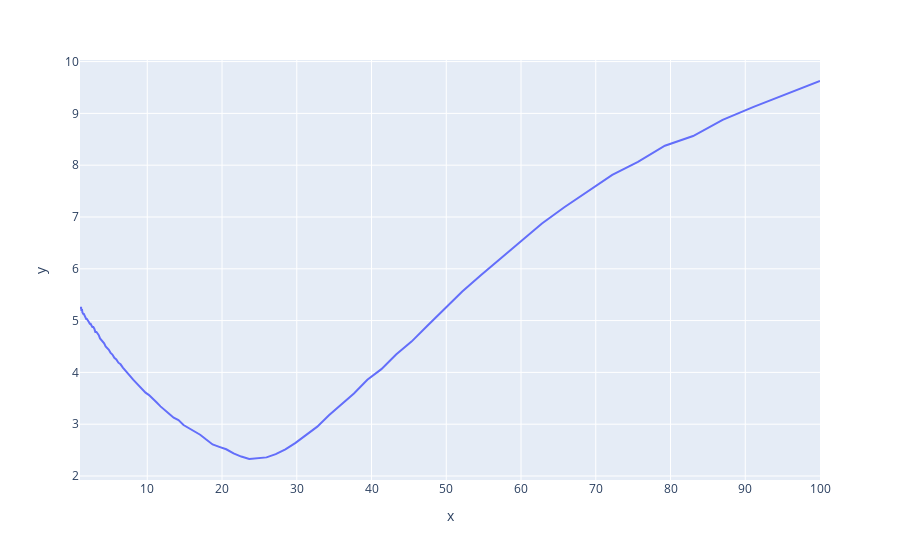

Notebook code for this chart:
### Code cell
px.line(x=np.logspace(0, 2, 100), y=task_losses_positive["antonyms"][0])
